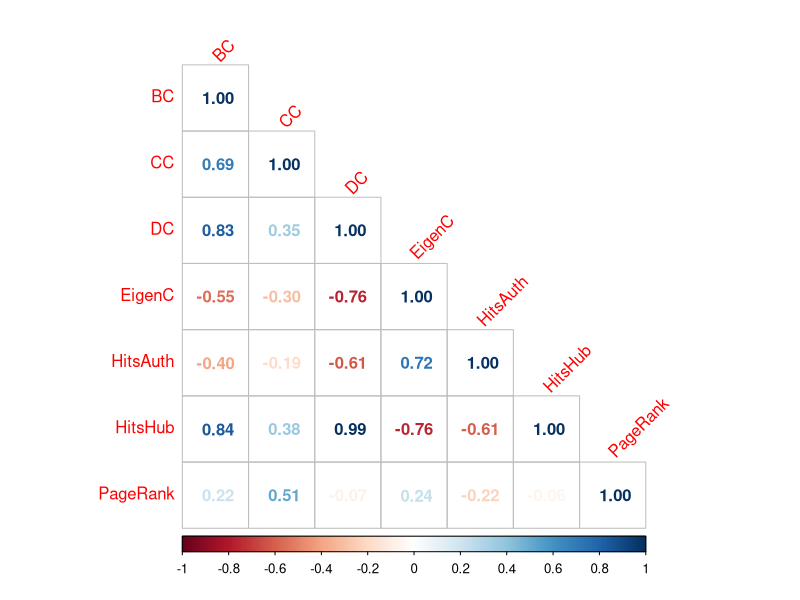

Write R code to recreate this figure. (Note: this script raises an error after producing the figure.)
# Load necessary library
library(readr)
library(dplyr)
library(corrplot)

library(knitr)
library(kableExtra)
library(magrittr)
library(rstatix)

# Import CSV file into a data frame
data <- read_csv("nodes.csv")
centralities <- data%>%select(!c(`_id`, `_labels`, name))
labels <- c('BC', 'CC', 'DC', "EigenC","HitsAuth","HitsHub", "PageRank")
colnames(centralities)<-labels

# Compute Spearman correlation
spearman_corr <- cor(centralities, method = "spearman")

# Print the correlation
print(signif(spearman_corr),3)
corrplot(spearman_corr, method='number',type="lower", tl.srt=45)

lower_triag <- pull_lower_triangle(spearman_corr, diag=T)
cor_mat<-as.data.frame(lower_triag, row.names = lower_triag$rowname)
cor_mat <- cor_mat %>% select(!rowname)
signif(cor_mat,2) %>%
  kable(format = 'latex', booktabs = TRUE)
